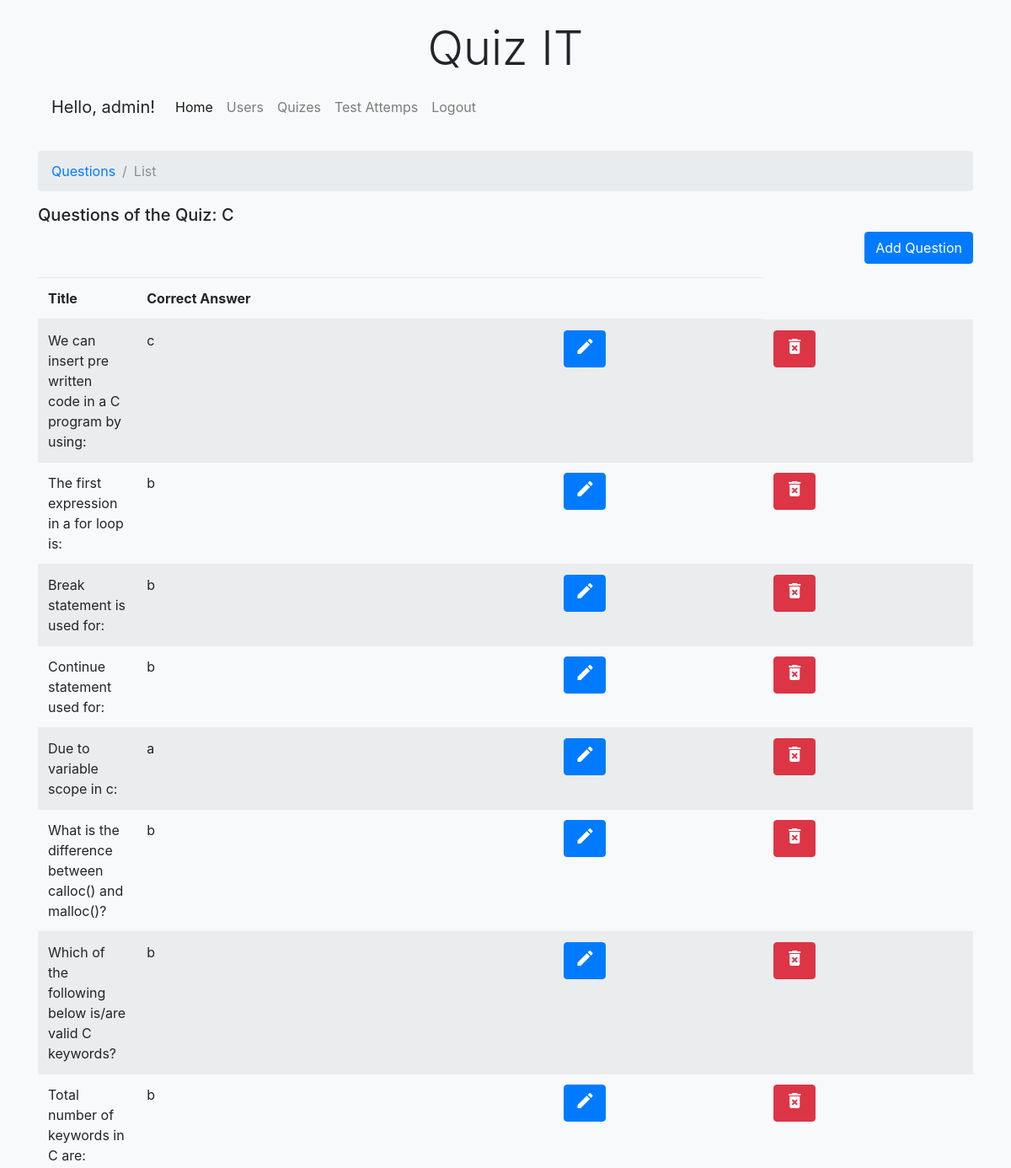
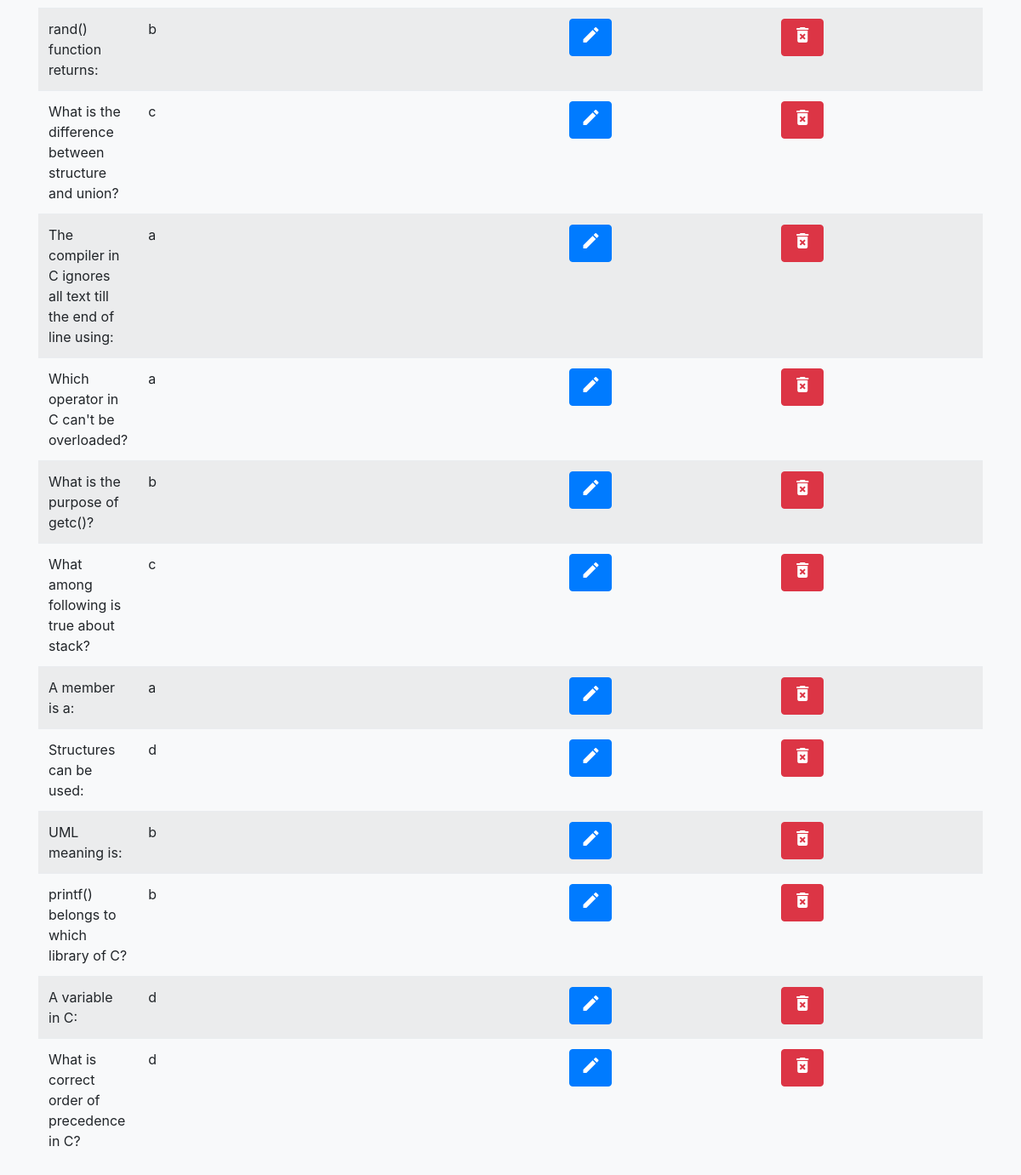
The app's page /?link=AdminQuestionList&QuizId=1 (signed in) with its own data (2 pictures, top to bottom).
### tables this page shows
CREATE TABLE IF NOT EXISTS `Quizes` (
  `id` INT NOT NULL AUTO_INCREMENT,
  `title` VARCHAR(45) NOT NULL,
  `active` TINYINT NOT NULL DEFAULT 1,
  PRIMARY KEY (`id`));

CREATE TABLE IF NOT EXISTS `Questions` (
  `id` INT NOT NULL AUTO_INCREMENT,
  `quiz_id` INT NOT NULL,
  `title` VARCHAR(500) NOT NULL,
  `answer1` VARCHAR(500) NOT NULL,
  `answer2` VARCHAR(500) NOT NULL,
  `answer3` VARCHAR(500) NOT NULL,
  `answer4` VARCHAR(500) NOT NULL,
  `correct_answer` VARCHAR(1) NOT NULL,
  PRIMARY KEY (`id`),
  INDEX `fk_questions_quiz_id_idx` (`quiz_id` ASC),
  CONSTRAINT `fk_questions_quiz_id`
    FOREIGN KEY (`quiz_id`)
    REFERENCES `Quizes` (`id`)
    ON DELETE CASCADE
    ON UPDATE NO ACTION);

### www/Application/Administrator/QuestionList.php (the view, shortened to what this page needs)
<?php
    require_once('Application/Administrator/Menu.php');
    if (isset($_GET['QuizId']))
    {
        $quiz_id = $_GET['QuizId'];
    }
    $sSQL = "SELECT * FROM Quizes WHERE id = '$quiz_id'";
    $resultSet = mysqli_query($conn, $sSQL);
    $quizRow = mysqli_fetch_assoc($resultSet);
    $quizId = $quizRow['id'];
?>
<nav aria-label="breadcrumb" role="navigation">
    <ol class="breadcrumb">
        <li class="breadcrumb-item"><a href="?link=AdminQuestionList&QuizId=<?php echo $quizId; ?>">Questions</a></li>
        <li class="breadcrumb-item active" aria-current="page">List</li>
    </ol>
</nav>
<?php
    $sSQL = "SELECT * FROM Questions WHERE quiz_id = '$quizId'";
    $resultset = mysqli_query($conn, $sSQL);
?>
<h5>Questions of the Quiz: <?php echo $quizRow['title']; ?></h5>
<p class="text-right"><a class="btn btn-primary" href="?link=AdminQuestionAdd&QuizId=<?php echo $quizId; ?>" role="button">Add Question</a></p>
<table class="table table-striped">
<thead>
    <tr>
        <th>Title</th>
        <th>Correct Answer</th>
        <th> </th>
    </tr>
</thead>
<tbody>
    <?php
        while($row = mysqli_fetch_assoc($resultset))
        {
            $id = $row['id'];
            $title = $row['title'];
            $correct_answer = $row['correct_answer'];
    ?>
        <tr>
            <td class="col-1"><?php echo $title; ?></td>
            <td><?php echo $correct_answer; ?></td>
            <td><a class="btn btn-primary" href="?link=AdminQuestionEdit&QuizId=<?php echo $quizId; ?>&id=<?php echo $id; ?>" role="button"><i class="material-icons">mode_edit</i></a></td>
            <td><a class="btn btn-danger" href="?link=AdminQuestionDelete&QuizId=<?php echo $quizId; ?>&id=<?php echo $id; ?>" role="button"><i class="material-icons">delete_forever</i></a></td>
        </tr>
    <?php } ?>
</tbody>
</table>

### www/index.php (shortened to what this page needs)
<!DOCTYPE html>
<html lang="en">
    <head>
        <link rel="stylesheet" type="text/css" href="assets/css/bootstrap.css">
        <link rel="stylesheet" type="text/css" href="assets/css/styles.css">
    </head>
    <body>
        <div class="container">
            <br>
            <h1 class="display-4 text-center">Quiz IT</h1>
            <?php
                $conn = DBConnect();
                if (isset($_GET['link']) && ($_GET['link'] == 'AdminHome')) {
                    require_once('Application/Administrator/Home.php');
                } elseif (isset($_GET['link']) && ($_GET['link'] == 'AdminUserList')) {
                    require_once('Application/Administrator/UserList.php');
                } elseif (isset($_GET['link']) && ($_GET['link'] == 'AdminUserAdd')) {
                    require_once('Application/Administrator/UserAdd.php');
                } elseif (isset($_GET['link']) && ($_GET['link'] == 'AdminUserEdit')) {
                    require_once('Application/Administrator/UserEdit.php');
                } elseif (isset($_GET['link']) && ($_GET['link'] == 'AdminUserDelete')) {
                    require_once('Application/Administrator/UserDelete.php');
                } elseif (isset($_GET['link']) && ($_GET['link'] == 'AdminQuizList')) {
                    require_once('Application/Administrator/QuizList.php');
                } elseif (isset($_GET['link']) && ($_GET['link'] == 'AdminQuizAdd')) {
                    require_once('Application/Administrator/QuizAdd.php');
                } elseif (isset($_GET['link']) && ($_GET['link'] == 'AdminQuizEdit')) {
                    require_once('Application/Administrator/QuizEdit.php');
                } elseif (isset($_GET['link']) && ($_GET['link'] == 'AdminQuizDelete')) {
                    require_once('Application/Administrator/QuizDelete.php');
                } elseif (isset($_GET['link']) && ($_GET['link'] == 'AdminQuestionList')) {
                    require_once('Application/Administrator/QuestionList.php');
                } elseif (isset($_GET['link']) && ($_GET['link'] == 'AdminQuestionAdd')) {
                    require_once('Application/Administrator/QuestionAdd.php');
                } elseif (isset($_GET['link']) && ($_GET['link'] == 'AdminQuestionEdit')) {
                    require_once('Application/Administrator/QuestionEdit.php');
                } elseif (isset($_GET['link']) && ($_GET['link'] == 'AdminQuestionDelete')) {
                    require_once('Application/Administrator/QuestionDelete.php');
                } elseif (isset($_GET['link']) && ($_GET['link'] == 'AdminTestAttemptList')) {
                    require_once('Application/Administrator/TestAttemptList.php');
                } elseif (isset($_GET['link']) && ($_GET['link'] == 'UserHome')) {
                    require_once('Application/User/Home.php');
                } elseif (isset($_GET['link']) && ($_GET['link'] == 'UserProfile')) {
                    require_once('Application/User/Profile.php');
                } elseif (isset($_GET['link']) && ($_GET['link'] == 'UserQuiz')) {
                    require_once('Application/User/Quiz.php');
                } elseif (isset($_GET['link']) && ($_GET['link'] == 'UserQuizResult')) {
                    require_once('Application/User/QuizResult.php');
                } elseif (isset($_GET['link']) && ($_GET['link'] == 'UserResults')) {
                    require_once('Application/User/TestResults.php');
                } elseif (isset($_GET['link']) && ($_GET['link'] == 'UserSignUp')) {
                    require_once('Application/User/SignUp.php');
                } elseif (isset($_GET['link']) && ($_GET['link'] == 'LoginUser')) {
                    require_once('Application/Core/Login/LoginUser.php');
                } elseif (isset($_GET['link']) && ($_GET['link'] == 'Logout')) {
                    require_once('Application/Core/Login/Logout.php');
                } else {
                    require_once('Application/Core/Login/LoginUser.php');
                }
            ?>
        </div>
    </body>
</html>

### www/Application/Administrator/Menu.php (shortened to what this page needs)
<?php
    $username = $_SESSION['username'];
?>
<nav class="navbar navbar-expand-lg navbar-light bg-light">
  <a class="navbar-brand" >Hello, <?php echo $username; ?>!</a>
  <div class="collapse navbar-collapse" id="navbarNav">
    <ul class="navbar-nav">
      <li class="nav-item active">
        <a class="nav-link" href="?link=AdminHome">Home <span class="sr-only">(current)</span></a>
      </li>
      <li class="nav-item">
        <a class="nav-link" href="?link=AdminUserList">Users</a>
      </li>
      <li class="nav-item">
        <a class="nav-link" href="?link=AdminQuizList">Quizes</a>
      </li>
      <li class="nav-item">
        <a class="nav-link" href="?link=AdminTestAttemptList">Test Attemps</a>
      </li>
      <li class="nav-item">
        <a class="nav-link" href="?link=Logout">Logout</a>
      </li>
    </ul>
  </div>
</nav>
<br>

### www/assets/css/styles.css (style rules this page uses)
body { background-color: #f8f9fa; }

### records on screen
quizes: title "C"
questions: title "We can insert pre written code in a C program by using:", correct_answer "c"
questions: title "The first expression in a for loop is:", correct_answer "b"
questions: title "Break statement is used for:", correct_answer "b"
questions: title "Continue statement used for:", correct_answer "b"
questions: title "Due to variable scope in c:", correct_answer "a"
questions: title "What is the difference between calloc() and malloc()?", correct_answer "b"
questions: title "Which of the following below is/are valid C keywords?", correct_answer "b"
questions: title "Total number of keywords in C are:", correct_answer "b"
questions: title "rand() function returns:", correct_answer "b"
questions: title "What is the difference between structure and union?", correct_answer "c"
questions: title "The compiler in C ignores all text till the end of line using:", correct_answer "a"
questions: title "Which operator in C can't be overloaded?", correct_answer "a"
questions: title "What is the purpose of getc()?", correct_answer "b"
questions: title "What among following is true about stack?", correct_answer "c"
questions: title "A member is a:", correct_answer "a"
questions: title "Structures can be used:", correct_answer "d"
questions: title "UML meaning is:", correct_answer "b"
questions: title "printf() belongs to which library of C?", correct_answer "b"
questions: title "A variable in C:", correct_answer "d"
questions: title "What is correct order of precedence in C?", correct_answer "d"

### other values on screen
$username "admin"
